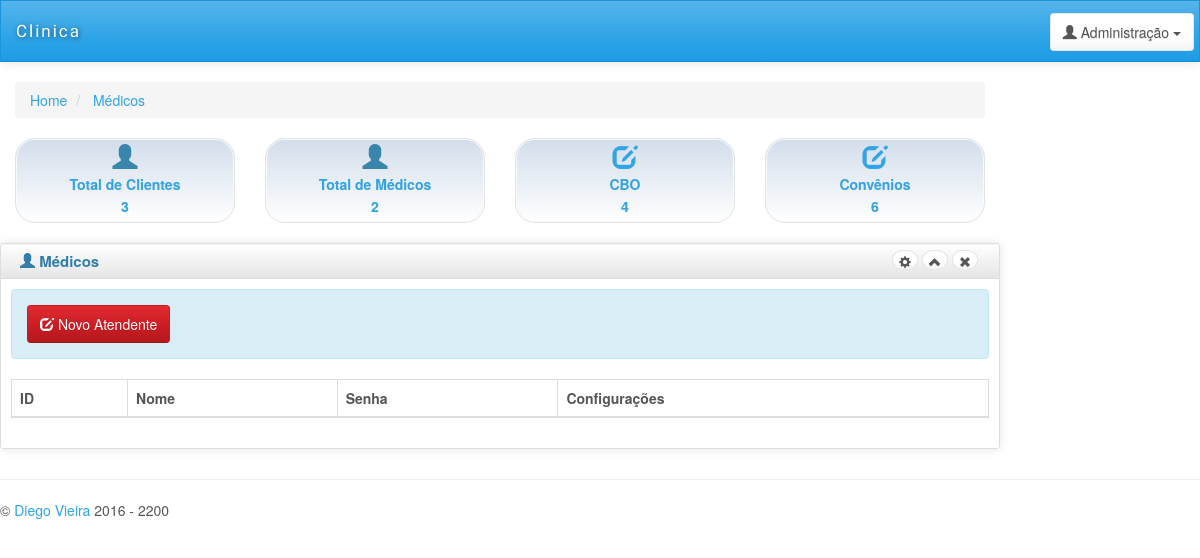
The page /Atendentes.php (signed in) on the database as committed earlier.
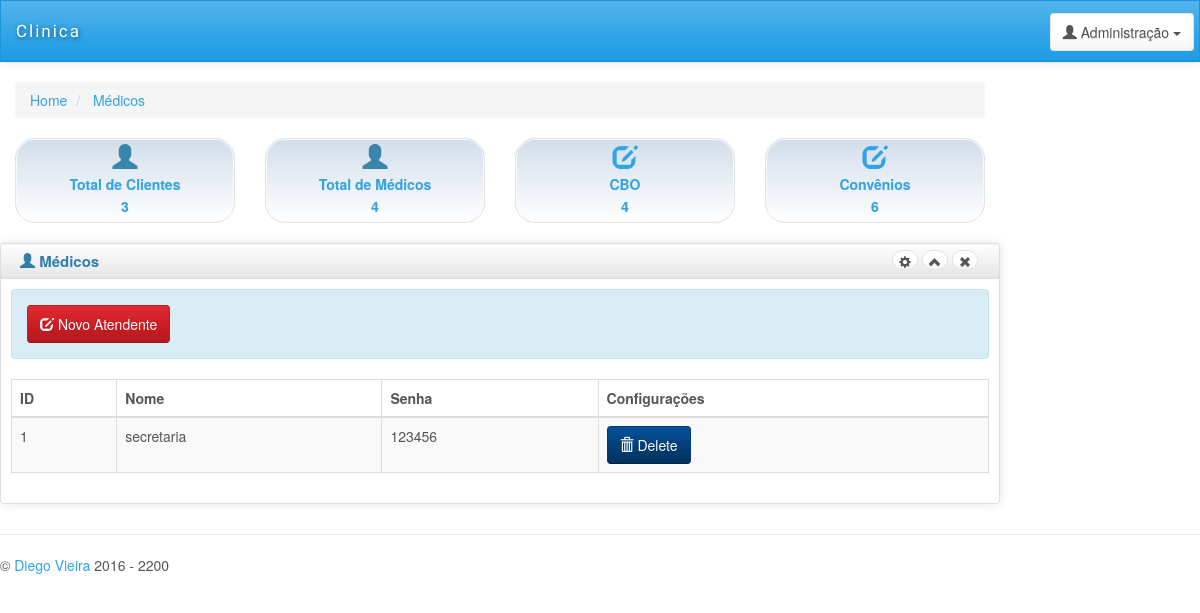
The same page on the database as committed later.
### tables this page shows
CREATE TABLE `secretaria` (
  `id_secretaria` int(50) NOT NULL,
  `nome_secretaria` varchar(50) NOT NULL,
  `senha_secretaria` varchar(50) NOT NULL
);

### contagens.php (called while the page is built, shortened)
<?php
$consultamedico=mysql_query("SELECT * FROM medicos");
$numeromedico=mysql_num_rows($consultamedico);
?>

### Atendentes.php (the view, shortened to what the changed rows need)
<?PHP
include 'contagens.php';
?>
<!DOCTYPE html>
<html lang="en">
<head>
    <link id="bs-css" href="css/bootstrap-cerulean.min.css" rel="stylesheet">
    <link href="css/charisma-app.css" rel="stylesheet">
    <link href='bower_components/fullcalendar/dist/fullcalendar.css' rel='stylesheet'>
    <link href='bower_components/fullcalendar/dist/fullcalendar.print.css' rel='stylesheet' media='print'>
    <link href='bower_components/chosen/chosen.min.css' rel='stylesheet'>
    <link href='bower_components/colorbox/example3/colorbox.css' rel='stylesheet'>
    <link href='bower_components/responsive-tables/responsive-tables.css' rel='stylesheet'>
    <link href='bower_components/bootstrap-tour/build/css/bootstrap-tour.min.css' rel='stylesheet'>
    <link href='css/jquery.noty.css' rel='stylesheet'>
    <link href='css/noty_theme_default.css' rel='stylesheet'>
    <link href='css/elfinder.min.css' rel='stylesheet'>
    <link href='css/elfinder.theme.css' rel='stylesheet'>
    <link href='css/jquery.iphone.toggle.css' rel='stylesheet'>
    <link href='css/uploadify.css' rel='stylesheet'>
    <link href='css/animate.min.css' rel='stylesheet'>
</head>
<body>
    <div class="navbar navbar-default" role="navigation">
        <div class="navbar-inner">
            </div>
        </div>
      <div id="content" class="col-lg-10 col-sm-10">
            <div>
</div>
<div class=" row">
    <div class="col-md-3 col-sm-3 col-xs-6">
        <a data-toggle="tooltip" title="Novo Médico" class="well top-block" href="medicos.php">
            <i class="glyphicon glyphicon-user blue"></i>
            <div>Total de Médicos </div>
            <div><?php  echo $numeromedico;   ?></div>
        </a>
    </div>
<div class="row">
    <div class="box col-md-12">
    <div class="box-inner">
    <div class="box-header well" data-original-title="">
        <h2><i class="glyphicon glyphicon-user"></i> Médicos</h2>
    </div>
    <div class="box-content">
    <table class="table table-striped table-bordered bootstrap-datatable datatable responsive">
    <thead>
    <tr>
        <th>ID</th>
        <th>Nome</th>
        <th>Senha</th>
        <th>Configurações</th>
    </tr>
    </thead>
    <tbody>
<?php
$conectar = new conexao();
$conectar -> conectar();
if($conectar){
$sqlconvenios ="SELECT * FROM secretaria";
$consulta = mysql_query($sqlconvenios);
while( $registro = mysql_fetch_assoc($consulta)){
echo '<tr>';
echo '<td class="center"> '.$registro["id_secretaria"].'</td>';
echo '<td class="center"> '.$registro["nome_secretaria"].'</td>';
echo '<td class="center"> '.$registro["senha_secretaria"].'</td>';
echo ' <td class="center">';
echo ' <a class="btn btn-info" onclick="funcaodeleta('.$registro["id_secretaria"].')" href="#">';
echo ' <i class="glyphicon glyphicon-trash icon-white"></i>';
echo ' Delete';
echo ' </a>';
echo ' </td>';
echo ' </tr>';
}
}
?>
    </tbody>
    </table>
    </div>
    </div>
    </div>
                </div>
            </div>
        </div>
<div class="row">
</div>
    <hr>
    <footer class="row">
        <p class="col-md-9 col-sm-9 col-xs-12 copyright">&copy;  2016 - 2200</p>
    </footer>
</body>
</html>

Rows that differ between the two databases and show on the page:
added secretaria: id_secretaria "1", nome_secretaria "secretaria", senha_secretaria "123456"
Other text that changed with them:
$numeromedico: "2" → "4"
